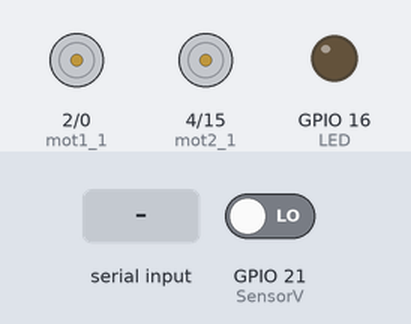
A sketch run on a simulated ESP32. On the bench: motor-driver pin pairs drawn as motors (green arrow = first pin HIGH = forward, orange = second pin HIGH = backward, longer = more drive), output pins drawn as LEDs (lit = HIGH). The inputs (shaded band) are chosen by the test bench; at power-on: GPIO 21 (SensorV) LOW. Nothing arrives over Bluetooth unless stated; what the sketch prints to the serial monitor is not drawn.

Above: at 1.2 s.
1.3 s: "A" received over the second serial link
At 2.5 s:
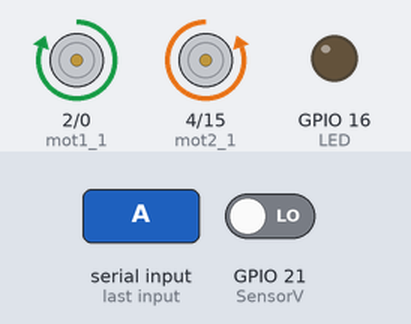
2.8 s: "B" received over the second serial link
At 3.8 s:
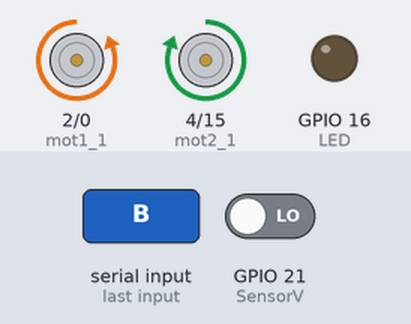
4.3 s: "C" received over the second serial link
At 4.8 s:
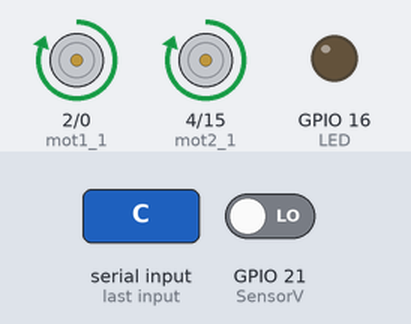
5.8 s: "D" received over the second serial link
At 7.0 s:
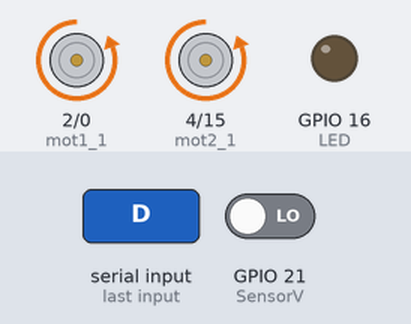
7.3 s: "F" received over the second serial link
At 8.0 s:
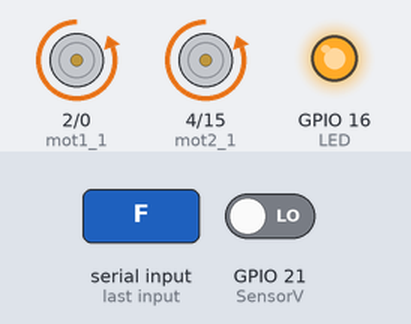
8.8 s: "E" received over the second serial link
At 10.2 s:
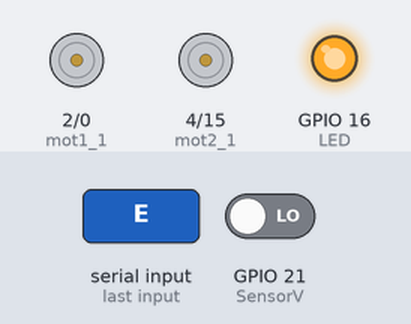
Timing chart, 0 to 11.3 s (numbered marks = the images above; inputs shaded):
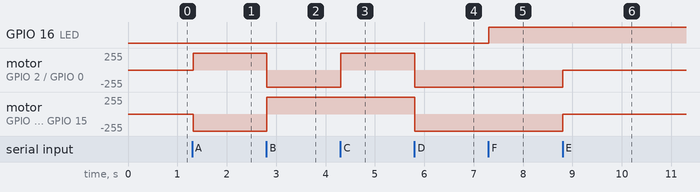

The sketch:

ROBOT_SUMO.ino
```cpp
/******************************************************************************
; Universidad Del Valle De Guatemala
; IE3028: Simulación y Fabricación de PCB
; Autor: Samuel Tortola - 22094
; Proyecto: Robot Sumo (Super sumo)
; Hardware: ESP32
; Creado: 26/03/2024
; Última modificación: 20/05/2024
;******************************************************************************/


#include "BluetoothSerial.h"   //Incluir libreria de bluetooth

const char *pin = "2020"; //secure PIN.
String device_name = "ESP32-SUPER_SUMOT";   //Nombre del dispositivo

const int mot1_1 = 2;   //Control de motor 1 1
const int mot1_2 = 0;   //Control de motor 1 2
const int mot2_1 = 4;   //Control de motor 2 1
const int mot2_2 = 15;  //Control de motor 2 2
const int LED = 16; //LED de iluminación
const int Voltaje = 35; //Lectura ADC de voltaje de bateria
const int SensorV = 21;   //Conocer el estado de carga la bateria
float lectura;  //Almacena valor de lectura ADC
float volt = 0; //Valor real de voltaje
int lecSensorV = 0;
int estadobat = 0;  //Estado de la bateria

char datos;   //Variable para almacenar los datos entrantes de bluetooth

#if !defined(CONFIG_BT_ENABLED) || !defined(CONFIG_BLUEDROID_ENABLED)  //Configuración bluetooth
#error Bluetooth is not enabled! Please run `make menuconfig` to and enable it
#endif

#if !defined(CONFIG_BT_SPP_ENABLED)
#error Serial Bluetooth not available or not enabled. It is only available for the ESP32 chip.
#endif

BluetoothSerial SerialBT;   //Dar nombre al objeto bluetooth

void setup() {
  Serial.begin(115200);  //Iniciar serial a 115200 DB
  SerialBT.begin(device_name); //Bluetooth device name
  Serial.printf("The device with name \"%s\" is started.\nNow you can pair it with Bluetooth!\n", device_name.c_str());

  #ifdef USE_PIN
    SerialBT.setPin(pin);
    Serial.println("Using PIN");
  #endif

  pinMode(mot1_1,OUTPUT);   //pines a L293D como salidas
  pinMode(mot1_2,OUTPUT);
  pinMode(mot2_1,OUTPUT);
  pinMode(mot2_2,OUTPUT);
  pinMode(LED,OUTPUT);
  pinMode(SensorV,INPUT);
}

void loop() {


  if (Serial.available()) {   //Si se desea escribir
    SerialBT.write(Serial.read()); //Enviar lo que se escribe
  }

  if (SerialBT.available()) {   //Si se recibe un mensaje nuevo de bluetooth
    datos = (char)SerialBT.read();  //Almacenar en datos, el caracter recibido

    if (datos == 'A'){   //Si se desea mover el sumo hacia adelante
      digitalWrite(mot1_1,1);  //Encender el pin
      digitalWrite(mot2_2,1);  //Encender el pin
      digitalWrite(mot1_2,0);  //Apagar pin
      digitalWrite(mot2_1,0);  //Apagar pin

    }

     else if (datos == 'B'){ //Si se desea mover el sumo a la atras
      digitalWrite(mot1_1,0);  //Apagar pin
      digitalWrite(mot2_2,0);  //Apagar pin
      digitalWrite(mot1_2,1);  //Encender el pin
      digitalWrite(mot2_1,1); //Encender el pin
    }

    else if (datos == 'C'){   //Si se desea mover el sumo hacia derecha
      digitalWrite(mot1_1,1);  //Encender el pin
      digitalWrite(mot2_2,0);  //Apagar pin
      digitalWrite(mot1_2,0);  //Apagar pin
      digitalWrite(mot2_1,1); //Encender el pin

    }

    else if (datos == 'D'){ //Si se desea mover el sumo hacia izquierda
      digitalWrite(mot1_1,0);  //Apagar pin
      digitalWrite(mot2_2,1);   //Encender el pin
      digitalWrite(mot1_2,1);   //Encender el pin
      digitalWrite(mot2_1,0); //Apagar pin
    }

   else if (datos == 'E'){ //Si se desea Apagar todo
      digitalWrite(mot1_1,0);  //Apagar pin
      digitalWrite(mot2_2,0);   //Apagar pin
      digitalWrite(mot1_2,0);   //Apagar pin
      digitalWrite(mot2_1,0); //Apagar pin
    }

     else if (datos == 'F'){ //Si se desea iluminación
      digitalWrite(LED,1);  //Encender pin
    }

     else if (datos == 'G'){ //Si se desea apagar la iluminación
      digitalWrite(LED,0);  //Apagar pin
    }

     else if(datos == 'H'){
       lectura = analogRead(Voltaje);
       volt = (map(lectura, 0, 4095, 0, 36367.59939)/1000)+ 1.90;  //Conversion de voltaje
       SerialBT.print(volt); //Enviar lo que se escribe
       SerialBT.print(";"); //Separación
       SerialBT.print(estadobat);
       SerialBT.println(";"); //Separación

     }
  }


  lecSensorV = digitalRead(SensorV);  //Lectura del sensor de carga de bateria

  if(lecSensorV == 1){   //Se la bateria se esta cargando
    estadobat  = 1;
  }
  else{    //Si la bateria se esta descargando
    estadobat = 0;
  }

  delay(20);  //Pequeño retardo
}
```

Measured:
- after the input at 1.3 s, motor on GPIO 2 (mot1_1) / GPIO 0 (mot1_2): stopped → forward 255/255 at once; motor on GPIO 4 (mot2_1) / GPIO 15 (mot2_2): stopped → backward 255/255 at once
- after the input at 2.8 s, motor on GPIO 2 (mot1_1) / GPIO 0 (mot1_2): forward 255/255 → backward 255/255 at once; motor on GPIO 4 (mot2_1) / GPIO 15 (mot2_2): backward 255/255 → forward 255/255 at once
- after the input at 4.3 s, motor on GPIO 2 (mot1_1) / GPIO 0 (mot1_2): backward 255/255 → forward 255/255 at once
- after the input at 5.8 s, motor on GPIO 2 (mot1_1) / GPIO 0 (mot1_2), motor on GPIO 4 (mot2_1) / GPIO 15 (mot2_2): forward 255/255 → backward 255/255 at once
- after the input at 7.3 s, GPIO 16 (LED): LOW → HIGH at once
- after the input at 8.8 s, motor on GPIO 2 (mot1_1) / GPIO 0 (mot1_2), motor on GPIO 4 (mot2_1) / GPIO 15 (mot2_2): backward 255/255 → stopped at once
